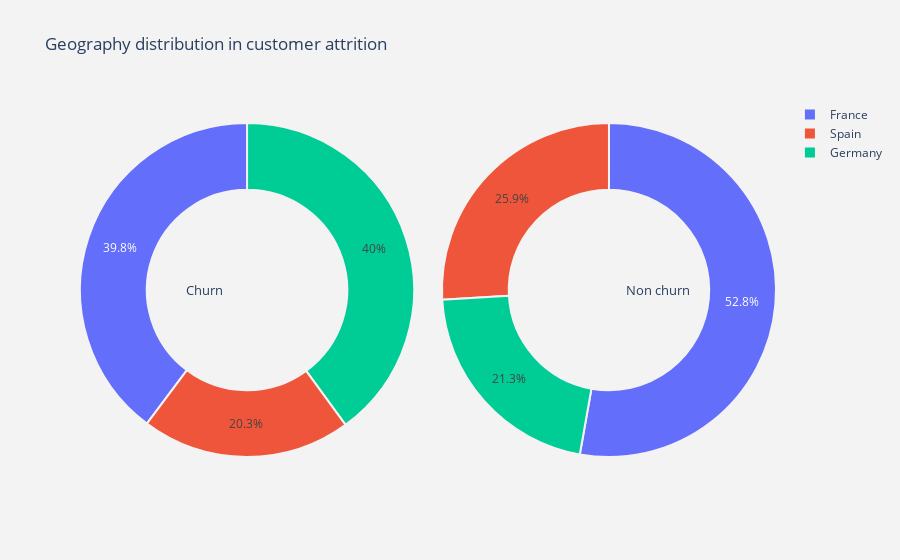
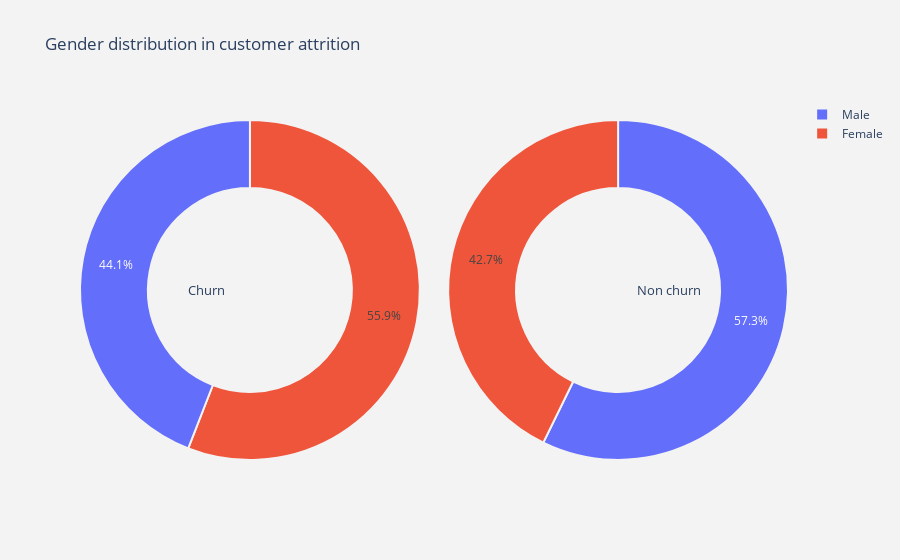
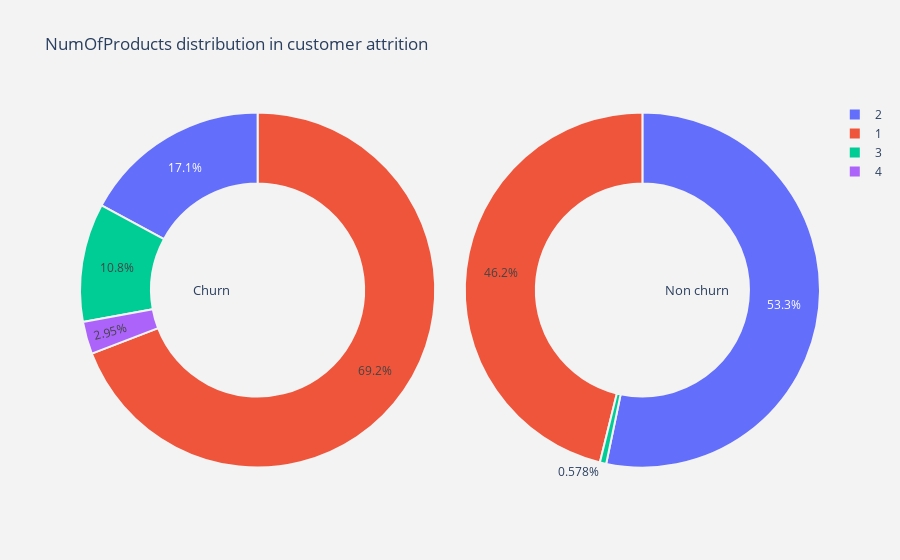
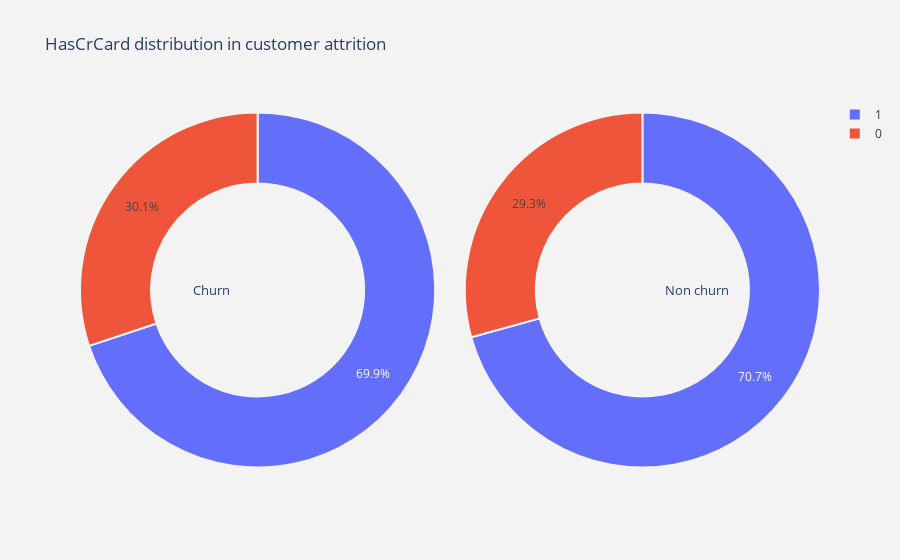

Here is the notebook cell these charts were saved with, in order:
### Code cell
import pandas as pd
import seaborn as sns#visualization
import plotly as py  
import plotly.tools as tls   
import plotly.graph_objs as go
import numpy as np 
#py.init_notebook_mode(connected=True)#visualization
#import plotly.graph_objs as go#visualization
#import plotly.tools as tls#visualization
import plotly.figure_factory as ff#visualization
import matplotlib.pyplot as plt
import matplotlib as mpl
mpl.style.use('ggplot')
churn     = df[df["Exited"] == 1]
not_churn = df[df["Exited"] == 0]

def plot_pie(column) :
    
    trace1 = go.Pie(values  = churn[column].value_counts().values.tolist(),
                    labels  = churn[column].value_counts().keys().tolist(),
                    hoverinfo = "label+percent+name",
                    domain  = dict(x = [0,.48]),
                    name    = "Churn",
                    marker  = dict(line = dict(width = 2,
                                               color = "rgb(243,243,243)")
                                  ),
                    hole    = .6
                   )
    trace2 = go.Pie(values  = not_churn[column].value_counts().values.tolist(),
                    labels  = not_churn[column].value_counts().keys().tolist(),
                    hoverinfo = "label+percent+name",
                    marker  = dict(line = dict(width = 2,
                                               color = "rgb(243,243,243)")
                                  ),
                    domain  = dict(x = [.52,1]),
                    hole    = .6,
                    name    = "Non churn" 
                   )


    layout = go.Layout(dict(title = column + " distribution in customer attrition ",
                            plot_bgcolor  = "rgb(243,243,243)",
                            paper_bgcolor = "rgb(243,243,243)",
                            annotations = [dict(text = "Churn",
                                                font = dict(size = 13),
                                                showarrow = False,
                                                x = .15, y = .5),
                                           dict(text = "Non churn",
                                                font = dict(size = 13),
                                                showarrow = False,
                                                x = .88,y = .5
                                               )
                                          ]
                           )
                      )
    data = [trace2,trace1]
    fig  = go.Figure(data = data,layout = layout)
    #py.iplot(fig)
    fig.show()


#function  for histogram for customer attrition types
def histogram(column) :
    trace1 = go.Histogram(x  = churn[column],
                          histnorm= "percent",
                          name = "Churn",
                          marker = dict(line = dict(width = .5,
                                                    color = "black"
                                                    )
                                        ),
                         opacity = .9 
                         ) 
    
    trace2 = go.Histogram(x  = not_churn[column],
                          histnorm = "percent",
                          name = "Non churn",
                          marker = dict(line = dict(width = .5,
                                              color = "black"
                                             )
                                 ),
                          opacity = .9
                         )
    
    data = [trace2,trace1]
    layout = go.Layout(dict(title =column + " distribution in customer attrition ",
                            plot_bgcolor  = "rgb(243,243,243)",
                            paper_bgcolor = "rgb(243,243,243)",
                            xaxis = dict(gridcolor = 'rgb(255, 255, 255)',
                                             title = column,
                                             zerolinewidth=1,
                                             ticklen=5,
                                             gridwidth=2
                                            ),
                            yaxis = dict(gridcolor = 'rgb(255, 255, 255)',
                                             title = "percent",
                                             zerolinewidth=1,
                                             ticklen=5,
                                             gridwidth=2
                                            ),
                           )
                      )
    fig  = go.Figure(data=data,layout=layout)
    
    fig.show()
    
    #py.iplot(fig)
    
#function  for scatter plot matrix  for numerical columns in data
def scatter_matrix(df)  :
    
    df  = df.sort_values(by = "Exited" ,ascending = False)
    classes = df["Exited"].unique().tolist()
    classes
    
    class_code  = {classes[k] : k for k in range(2)}
    class_code

    color_vals = [class_code[cl] for cl in df["Exited"]]
    color_vals

    pl_colorscale = "Portland"

    pl_colorscale

    text = [df.loc[k,"Exited"] for k in range(len(df))]
    text

    trace = go.Splom(dimensions = [dict(label  = "Tenure",
                                       values = df["Tenure"]),
                                  dict(label  = 'Balance',
                                       values = df['Balance']),
                                  dict(label  = 'EstimatedSalary',
                                       values = df['EstimatedSalary'])],
                     text = text,
                     marker = dict(color = color_vals,
                                   colorscale = pl_colorscale,
                                   size = 3,
                                   showscale = False,
                                   line = dict(width = .1,
                                               color='rgb(230,230,230)'
                                              )
                                  )
                    )
    axis = dict(showline  = True,
                zeroline  = False,
                gridcolor = "#fff",
                ticklen   = 4
               )
    
    layout = go.Layout(dict(title  = 
                            "Scatter plot matrix for Numerical columns for customer attrition",
                            autosize = False,
                            height = 800,
                            width  = 800,
                            dragmode = "select",
                            hovermode = "closest",
                            plot_bgcolor  = 'rgba(240,240,240, 0.95)',
                            xaxis1 = dict(axis),
                            yaxis1 = dict(axis),
                            xaxis2 = dict(axis),
                            yaxis2 = dict(axis),
                            xaxis3 = dict(axis),
                            yaxis3 = dict(axis),
                           )
                      )
    data   = [trace]
    fig = go.Figure(data = data,layout = layout )
    #py.iplot(fig)
    fig.show()

    
cat_cols = ["Geography", "Gender", "NumOfProducts","HasCrCard", "IsActiveMember"]
num_cols = ["Age", "Balance", "EstimatedSalary","CreditScore","Tenure"]
#for all categorical columns plot pie
for i in cat_cols :
    plot_pie(i)

#for all categorical columns plot histogram    
for i in num_cols :
    histogram(i)

### Figure 1 — Plotly figure (JSON) as saved in the notebook; plotly's stock layout.template omitted (floating-point values rounded to 4 significant figures)
{"data": [{"domain": {"x": [0.52, 1]}, "hole": 0.6, "hoverinfo": "label+percent+name", "labels": ["France", "Spain", "Germany"], "marker": {"line": {"color": "rgb(243,243,243)", "width": 2}}, "name": "Non churn", "type": "pie", "values": [4204, 2064, 1695]}, {"domain": {"x": [0, 0.48]}, "hole": 0.6, "hoverinfo": "label+percent+name", "labels": ["Germany", "France", "Spain"], "marker": {"line": {"color": "rgb(243,243,243)", "width": 2}}, "name": "Churn", "type": "pie", "values": [814, 810, 413]}], "layout": {"annotations": [{"font": {"size": 13}, "showarrow": false, "text": "Churn", "x": 0.15, "y": 0.5}, {"font": {"size": 13}, "showarrow": false, "text": "Non churn", "x": 0.88, "y": 0.5}], "paper_bgcolor": "rgb(243,243,243)", "plot_bgcolor": "rgb(243,243,243)", "title": {"text": "Geography distribution in customer attrition "}}}

### Figure 2 — Plotly figure (JSON) as saved in the notebook; plotly's stock layout.template omitted (floating-point values rounded to 4 significant figures)
{"data": [{"domain": {"x": [0.52, 1]}, "hole": 0.6, "hoverinfo": "label+percent+name", "labels": ["Male", "Female"], "marker": {"line": {"color": "rgb(243,243,243)", "width": 2}}, "name": "Non churn", "type": "pie", "values": [4559, 3404]}, {"domain": {"x": [0, 0.48]}, "hole": 0.6, "hoverinfo": "label+percent+name", "labels": ["Female", "Male"], "marker": {"line": {"color": "rgb(243,243,243)", "width": 2}}, "name": "Churn", "type": "pie", "values": [1139, 898]}], "layout": {"annotations": [{"font": {"size": 13}, "showarrow": false, "text": "Churn", "x": 0.15, "y": 0.5}, {"font": {"size": 13}, "showarrow": false, "text": "Non churn", "x": 0.88, "y": 0.5}], "paper_bgcolor": "rgb(243,243,243)", "plot_bgcolor": "rgb(243,243,243)", "title": {"text": "Gender distribution in customer attrition "}}}

### Figure 3 — Plotly figure (JSON) as saved in the notebook; plotly's stock layout.template omitted (floating-point values rounded to 4 significant figures)
{"data": [{"domain": {"x": [0.52, 1]}, "hole": 0.6, "hoverinfo": "label+percent+name", "labels": [2, 1, 3], "marker": {"line": {"color": "rgb(243,243,243)", "width": 2}}, "name": "Non churn", "type": "pie", "values": [4242, 3675, 46]}, {"domain": {"x": [0, 0.48]}, "hole": 0.6, "hoverinfo": "label+percent+name", "labels": [1, 2, 3, 4], "marker": {"line": {"color": "rgb(243,243,243)", "width": 2}}, "name": "Churn", "type": "pie", "values": [1409, 348, 220, 60]}], "layout": {"annotations": [{"font": {"size": 13}, "showarrow": false, "text": "Churn", "x": 0.15, "y": 0.5}, {"font": {"size": 13}, "showarrow": false, "text": "Non churn", "x": 0.88, "y": 0.5}], "paper_bgcolor": "rgb(243,243,243)", "plot_bgcolor": "rgb(243,243,243)", "title": {"text": "NumOfProducts distribution in customer attrition "}}}

### Figure 4 — Plotly figure (JSON) as saved in the notebook; plotly's stock layout.template omitted (floating-point values rounded to 4 significant figures)
{"data": [{"domain": {"x": [0.52, 1]}, "hole": 0.6, "hoverinfo": "label+percent+name", "labels": [1, 0], "marker": {"line": {"color": "rgb(243,243,243)", "width": 2}}, "name": "Non churn", "type": "pie", "values": [5631, 2332]}, {"domain": {"x": [0, 0.48]}, "hole": 0.6, "hoverinfo": "label+percent+name", "labels": [1, 0], "marker": {"line": {"color": "rgb(243,243,243)", "width": 2}}, "name": "Churn", "type": "pie", "values": [1424, 613]}], "layout": {"annotations": [{"font": {"size": 13}, "showarrow": false, "text": "Churn", "x": 0.15, "y": 0.5}, {"font": {"size": 13}, "showarrow": false, "text": "Non churn", "x": 0.88, "y": 0.5}], "paper_bgcolor": "rgb(243,243,243)", "plot_bgcolor": "rgb(243,243,243)", "title": {"text": "HasCrCard distribution in customer attrition "}}}
